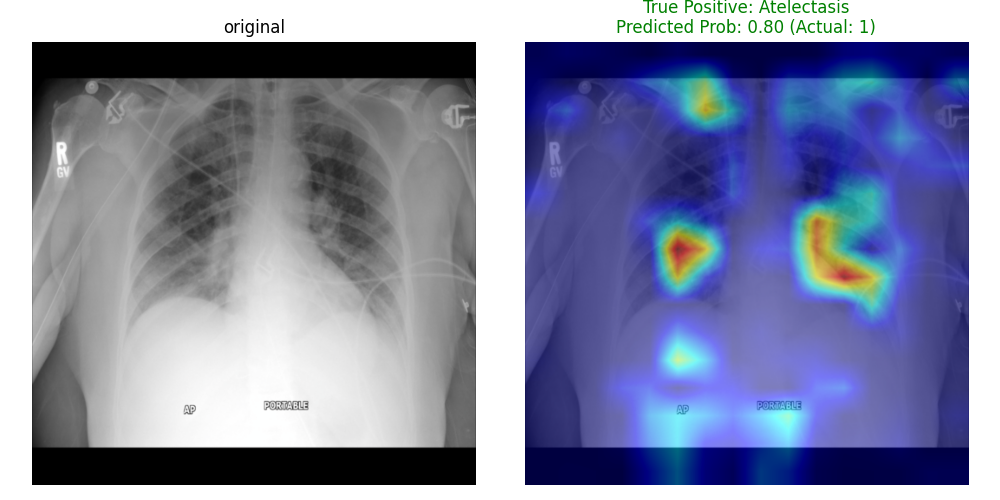
#> input picture src/showcase_images/TruePositive_Atelectasis.png, 1000 x 500 px
$ python -i lung_cropping.py   (imports and definitions only)
#> lines starting #> are read from the running program, lines starting #| are printed output that depends on the picture; after the words box and inside, x2 and y2 are one past the last pixel; in counts of white or black regions, pixels touching at a corner belong together
import cv2
import numpy as np
from PIL import Image
class LungCropping:
    def __init__(self, margin_pct=0.05, blur_kernel=(15, 15)):
        self.margin_pct = margin_pct
        self.blur_kernel = blur_kernel

    def __call__(self, image):
        img_np = np.array(image)
        if len(img_np.shape) == 3:
            gray = cv2.cvtColor(img_np, cv2.COLOR_RGB2GRAY)
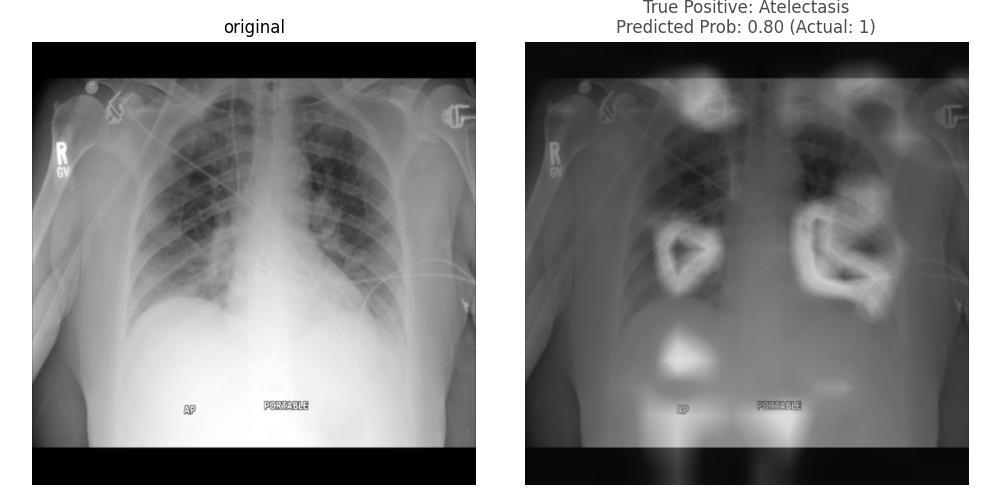
#> gray: shape (500, 1000); min 0, max 255, mean 137.9
        else:
            gray = img_np.copy()
        blur = cv2.GaussianBlur(gray, self.blur_kernel, 0)
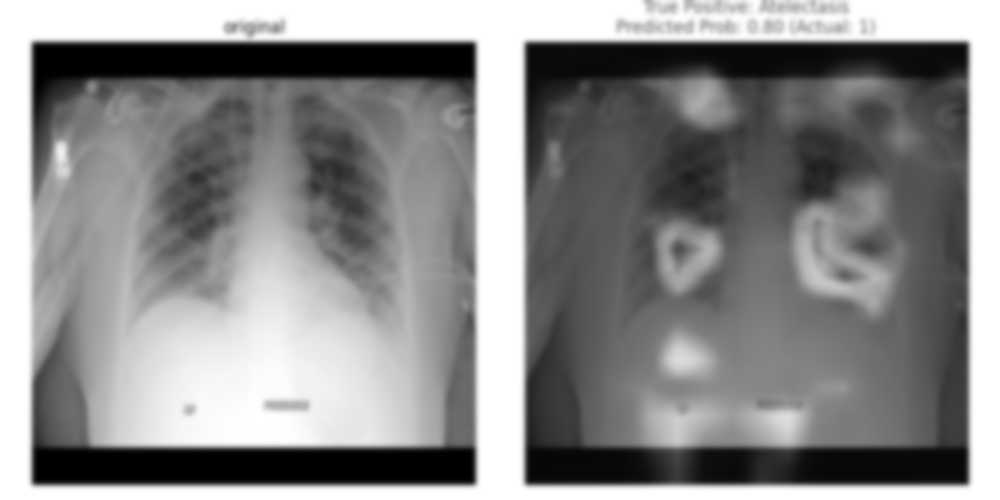
#> blur: shape (500, 1000); min 0, max 255, mean 137.9
        _, thresh = cv2.threshold(blur, 0, 255, cv2.THRESH_BINARY + cv2.THRESH_OTSU)
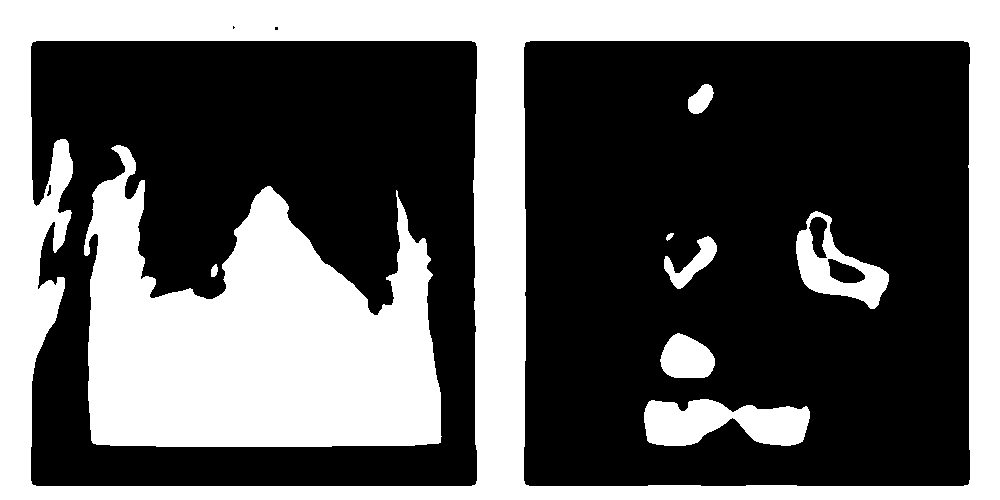
#> thresh: shape (500, 1000); 38.2% white; 9 white regions, largest, box (x1, y1, x2, y2) and area: (0, 0, 1000, 500) 109741, (84, 145, 442, 447) 68478, (644, 399, 810, 446) 5525
        kernel = np.ones((25, 25), np.uint8)
        closing = cv2.morphologyEx(thresh, cv2.MORPH_CLOSE, kernel)
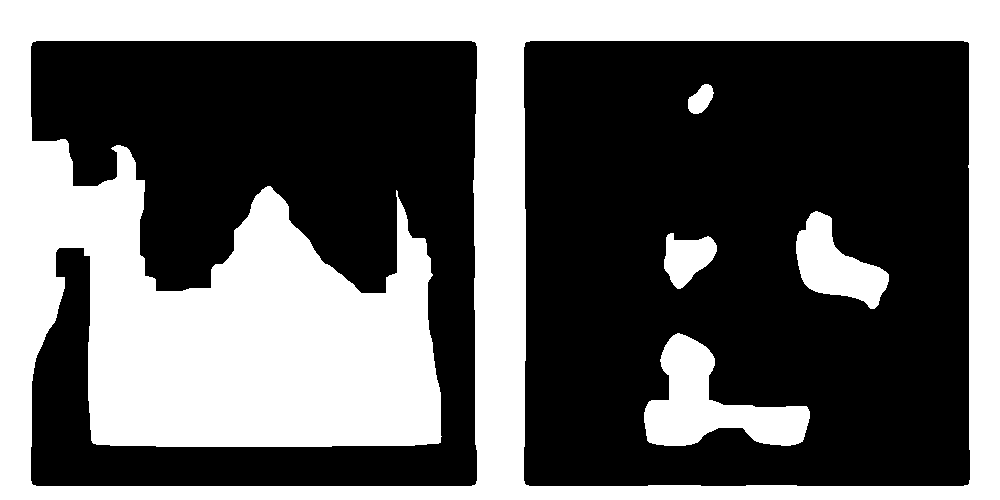
#> closing: shape (500, 1000); 39.9% white; 5 white regions, box (x1, y1, x2, y2) and area: (0, 0, 1000, 500) 183788, (644, 333, 810, 446) 8685, (796, 211, 889, 309) 4620, (664, 233, 717, 289) 1876, (688, 84, 714, 114) 507
        contours, _ = cv2.findContours(closing, cv2.RETR_EXTERNAL, cv2.CHAIN_APPROX_SIMPLE)
#> contours = [[[0, 0], [0, 499], [999, 499], [999, 0]]]

        if not contours:
            return image

        largest_contour = max(contours, key=cv2.contourArea)
#> largest_contour = [[0, 0], [0, 499], [999, 499], [999, 0]]
        x, y, w, h = cv2.boundingRect(largest_contour)
#> x = 0; y = 0; w = 1000; h = 500

        img_h, img_w = gray.shape
#> img_h = 500; img_w = 1000
        margin_x = int(w * self.margin_pct)
#> margin_x = 50
        margin_y = int(h * self.margin_pct)
#> margin_y = 25

        x1 = max(0, x - margin_x)
#> x1 = 0
        y1 = max(0, y - margin_y)
#> y1 = 0
        x2 = min(img_w, x + w + margin_x)
#> x2 = 1000
        y2 = min(img_h, y + h + margin_y)
#> y2 = 500

        cropped_np = img_np[y1:y2, x1:x2]

        return Image.fromarray(cropped_np)

>>> import cv2
>>> picture = cv2.cvtColor(cv2.imread('showcase_images/TruePositive_Atelectasis.png'), cv2.COLOR_BGR2RGB)
>>> result = LungCropping()(picture)

$ run again, on src/showcase_images/TruePositive_Consolidation.png
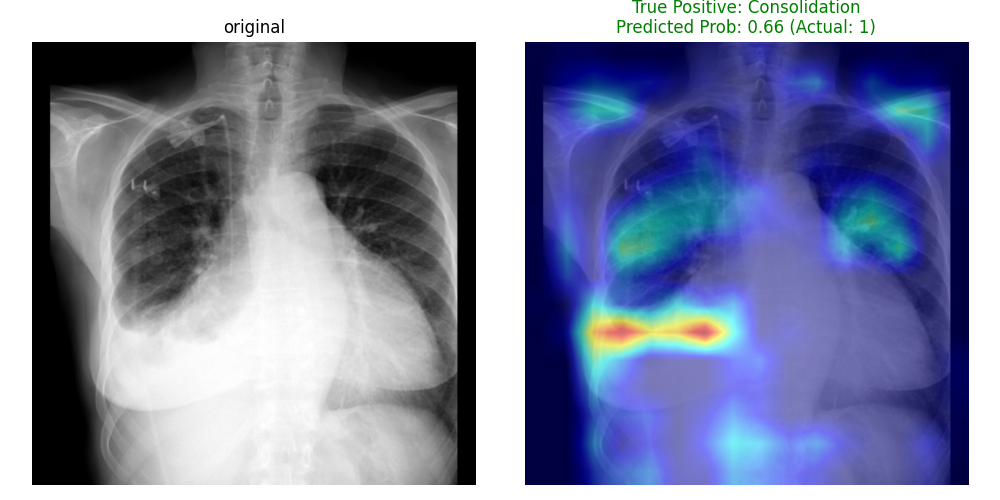
#> input picture src/showcase_images/TruePositive_Consolidation.png, 1000 x 500 px
#> in __call__, `_, thresh = cv2.threshold(blur, 0, 255, cv2.THRESH_BINARY + cv2.THRESH..`:
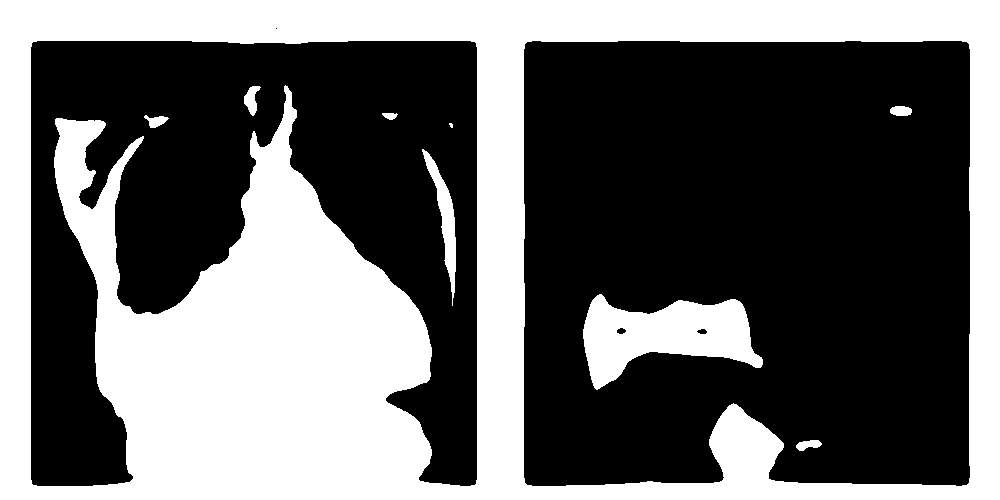
#> thresh: shape (500, 1000); 40.6% white; 9 white regions (1 under 20 px), largest, box (x1, y1, x2, y2) and area: (0, 0, 1000, 500) 190943, (583, 294, 763, 390) 9451, (422, 149, 456, 306) 1498
#> in __call__, `closing = cv2.morphologyEx(thresh, cv2.MORPH_CLOSE, kernel)`:
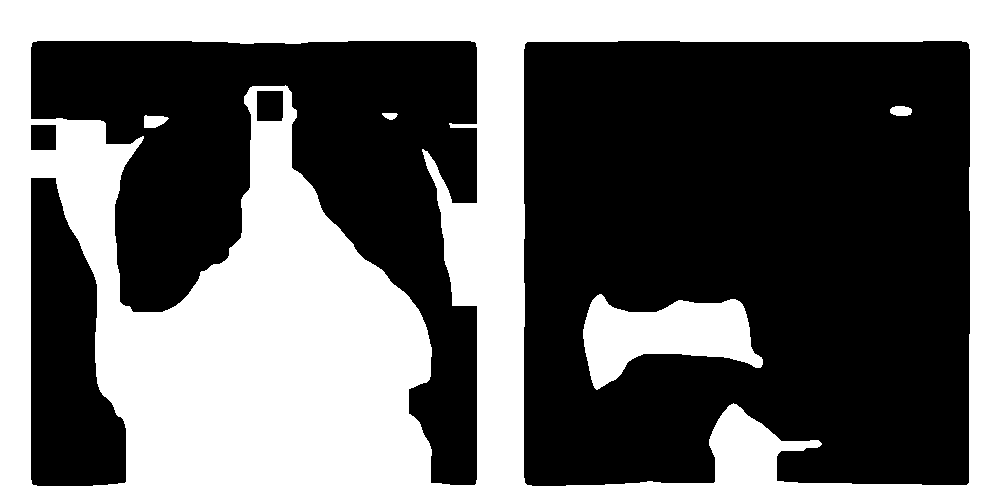
#> closing: shape (500, 1000); 42% white; 5 white regions, box (x1, y1, x2, y2) and area: (0, 0, 1000, 500) 199855, (583, 294, 763, 390) 9608, (144, 115, 169, 128) 241, (890, 106, 912, 116) 185, (382, 113, 398, 120) 81
#> contours = [[[0, 0], [0, 499], [999, 499], [999, 0]]]
#> largest_contour = [[0, 0], [0, 499], [999, 499], [999, 0]]
#> x = 0; w = 1000; h = 500
#> margin_x = 50
#> margin_y = 25
#> x1 = 0
#> x2 = 1000
#> y2 = 500
